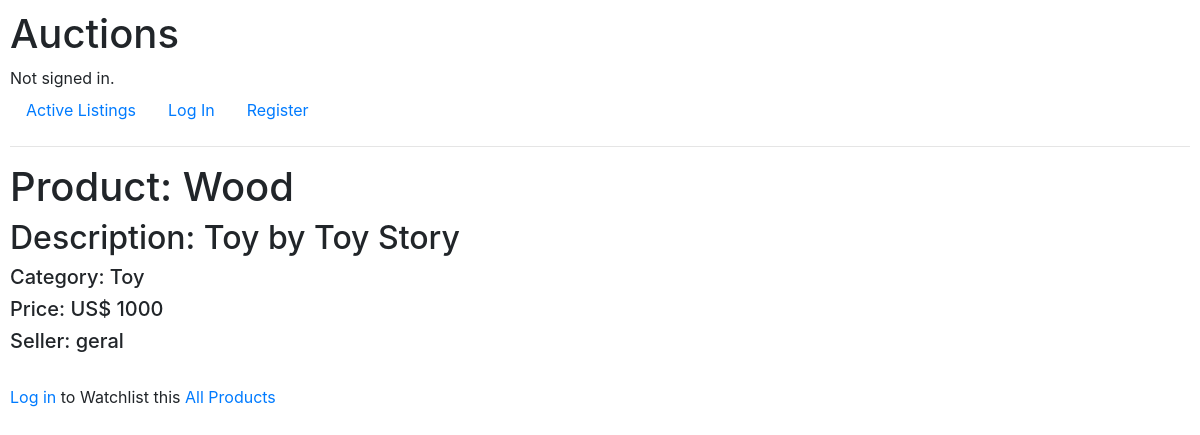
The page /1 on the database its author committed.
### auctions/models.py (models this page shows, shortened)
class leilao(models.Model):
    titulo = models.CharField(max_length=10)
    descricao = models.CharField(max_length=10)
    valor_min = models.IntegerField()
    catego = models.CharField(max_length=64)
    dono = models.CharField(max_length=64)

### auctions/views.py (the view)
# urls.py: path("<int:product_id>", views.product, name="product_id"),
def product(request, product_id):
    product = leilao.objects.get(id=product_id)
    return render(request, "auctions/product.html", {
        "product" : product,
    })

### auctions/templates/auctions/product.html
{% extends "auctions/layout.html" %}
{% block body %}
    <h1>Product: {{ product.titulo }}</h1>
    <h2>Description: {{ product.descricao }}</h2>
    <h5>Category: {{ product.catego }}</h5>
    <h5>Price: US$ {{ product.valor_min }}</h5>
    <h5>Seller: {{ product.dono }}</h5>
    <br>
    {% if user.is_authenticated %}
    <form action="{% url 'watchlist_add' product.id %}" method="post">
        {% csrf_token %}
        <input class="btn btn-primary" type="submit" value="Watchlist it">
    </form>
    {% else %}
        <a href='/login'>Log in</a> to Watchlist this
    {% endif %}
<a href="{% url 'index' %}">All Products</a>
{% endblock %}

### auctions/static/auctions/styles.css (style rules this page uses)
body { padding: 10px; }

### rows shown on the page
leilao: titulo "Wood", descricao "Toy by Toy Story", catego "Toy", valor_min "1000", dono "geral"
